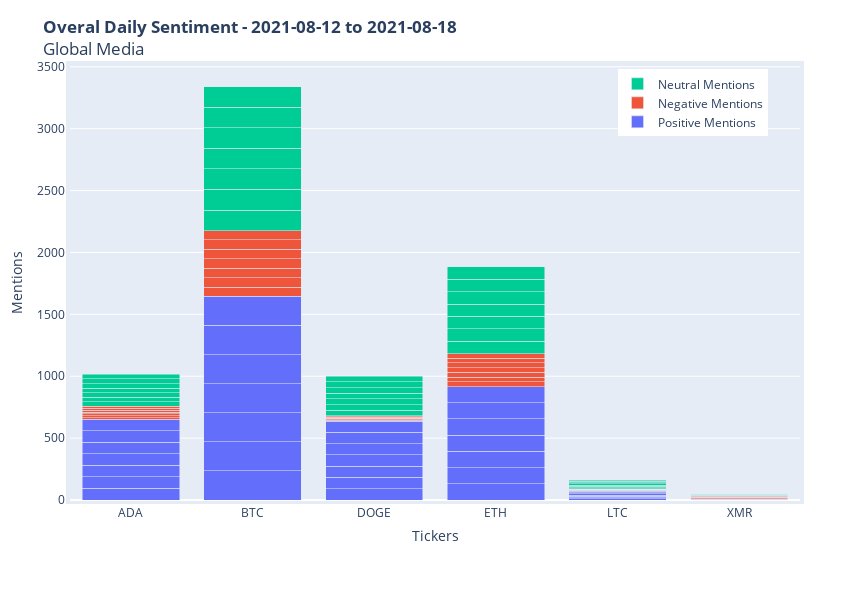

This figure's notebook cell:
### Code cell
file_path = "./data/ticker-stats_last7days.csv"
df_stats  = pd.read_csv(file_path)
fig_stats = stats_bar(df_stats)

fig_stats.show()

### Figure 1 — Plotly figure (JSON) as saved in the notebook; plotly's stock layout.template omitted (floating-point values rounded to 4 significant figures; data arrays with more than 128 entries replaced by an {"elided": "..."} marker saying what was removed)
{"data": [{"customdata": {"elided": "40x17 mixed values"}, "hovertemplate": "\n    <b>%{x}</b><br><br>\n    <b>%{customdata[0]}:</b><br>\n    Mentions: %{customdata[1]:d} (%{customdata[5]})<br>\n    Positive Mentions: %{customdata[2]:d} (%{customdata[6]})<br>\n    Negative Mentions: %{customdata[3]:d} (%{customdata[7]})<br>\n    Neutral Mentions: %{customdata[4]:d} (%{customdata[8]})<br><br>\n    <b>Total:</b><br>\n    Total Mentions: %{customdata[9]:d} (%{customdata[13]})<br>\n    Positive Mentions: %{customdata[10]:d} (%{customdata[14]})<br>\n    Negative Mentions: %{customdata[11]:d} (%{customdata[15]})<br>\n    Neutral Mentions: %{customdata[12]:d} (%{customdata[16]})<br>\n    <extra></extra>\n    ", "name": "Positive Mentions", "type": "bar", "x": ["ADA", "ADA", "ADA", "ADA", "ADA", "ADA", "ADA", "BTC", "BTC", "BTC", "BTC", "BTC", "BTC", "BTC", "DOGE", "DOGE", "DOGE", "DOGE", "DOGE", "DOGE", "DOGE", "ETH", "ETH", "ETH", "ETH", "ETH", "ETH", "ETH", "LTC", "LTC", "LTC", "LTC", "LTC", "LTC", "LTC", "XMR", "XMR", "XMR", "XMR", "XMR"], "y": [93, 93, 93, 93, 93, 93, 93, 235, 235, 235, 235, 235, 235, 235, 91, 91, 91, 91, 91, 91, 91, 131, 131, 131, 131, 131, 131, 131, 10, 10, 10, 10, 10, 10, 10, 1, 1, 1, 1, 1]}, {"customdata": {"elided": "40x17 mixed values"}, "hovertemplate": "\n    <b>%{x}</b><br><br>\n    <b>%{customdata[0]}:</b><br>\n    Mentions: %{customdata[1]:d} (%{customdata[5]})<br>\n    Positive Mentions: %{customdata[2]:d} (%{customdata[6]})<br>\n    Negative Mentions: %{customdata[3]:d} (%{customdata[7]})<br>\n    Neutral Mentions: %{customdata[4]:d} (%{customdata[8]})<br><br>\n    <b>Total:</b><br>\n    Total Mentions: %{customdata[9]:d} (%{customdata[13]})<br>\n    Positive Mentions: %{customdata[10]:d} (%{customdata[14]})<br>\n    Negative Mentions: %{customdata[11]:d} (%{customdata[15]})<br>\n    Neutral Mentions: %{customdata[12]:d} (%{customdata[16]})<br>\n    <extra></extra>\n    ", "name": "Negative Mentions", "type": "bar", "x": ["ADA", "ADA", "ADA", "ADA", "ADA", "ADA", "ADA", "BTC", "BTC", "BTC", "BTC", "BTC", "BTC", "BTC", "DOGE", "DOGE", "DOGE", "DOGE", "DOGE", "DOGE", "DOGE", "ETH", "ETH", "ETH", "ETH", "ETH", "ETH", "ETH", "LTC", "LTC", "LTC", "LTC", "LTC", "LTC", "LTC", "XMR", "XMR", "XMR", "XMR", "XMR"], "y": [15, 15, 15, 15, 15, 15, 15, 76, 76, 76, 76, 76, 76, 76, 6, 6, 6, 6, 6, 6, 6, 38, 38, 38, 38, 38, 38, 38, 3, 3, 3, 3, 3, 3, 3, 6, 6, 6, 6, 6]}, {"customdata": {"elided": "40x17 mixed values"}, "hovertemplate": "\n    <b>%{x}</b><br><br>\n    <b>%{customdata[0]}:</b><br>\n    Mentions: %{customdata[1]:d} (%{customdata[5]})<br>\n    Positive Mentions: %{customdata[2]:d} (%{customdata[6]})<br>\n    Negative Mentions: %{customdata[3]:d} (%{customdata[7]})<br>\n    Neutral Mentions: %{customdata[4]:d} (%{customdata[8]})<br><br>\n    <b>Total:</b><br>\n    Total Mentions: %{customdata[9]:d} (%{customdata[13]})<br>\n    Positive Mentions: %{customdata[10]:d} (%{customdata[14]})<br>\n    Negative Mentions: %{customdata[11]:d} (%{customdata[15]})<br>\n    Neutral Mentions: %{customdata[12]:d} (%{customdata[16]})<br>\n    <extra></extra>\n    ", "name": "Neutral Mentions", "type": "bar", "x": ["ADA", "ADA", "ADA", "ADA", "ADA", "ADA", "ADA", "BTC", "BTC", "BTC", "BTC", "BTC", "BTC", "BTC", "DOGE", "DOGE", "DOGE", "DOGE", "DOGE", "DOGE", "DOGE", "ETH", "ETH", "ETH", "ETH", "ETH", "ETH", "ETH", "LTC", "LTC", "LTC", "LTC", "LTC", "LTC", "LTC", "XMR", "XMR", "XMR", "XMR", "XMR"], "y": [37, 37, 37, 37, 37, 37, 37, 166, 166, 166, 166, 166, 166, 166, 46, 46, 46, 46, 46, 46, 46, 100, 100, 100, 100, 100, 100, 100, 10, 10, 10, 10, 10, 10, 10, 3, 3, 3, 3, 3]}], "layout": {"barmode": "stack", "height": 600, "legend": {"x": 0.75, "xanchor": "left", "y": 0.99, "yanchor": "top"}, "margin": {"b": 100, "l": 50, "pad": 4, "r": 50, "t": 65}, "title": {"text": "<b>Overal Daily Sentiment - 2021-08-12 to 2021-08-18</b><br>Global Media"}, "width": 850, "xaxis": {"tickmode": "linear", "title": {"text": "Tickers"}}, "yaxis": {"title": {"text": "Mentions"}}}}
